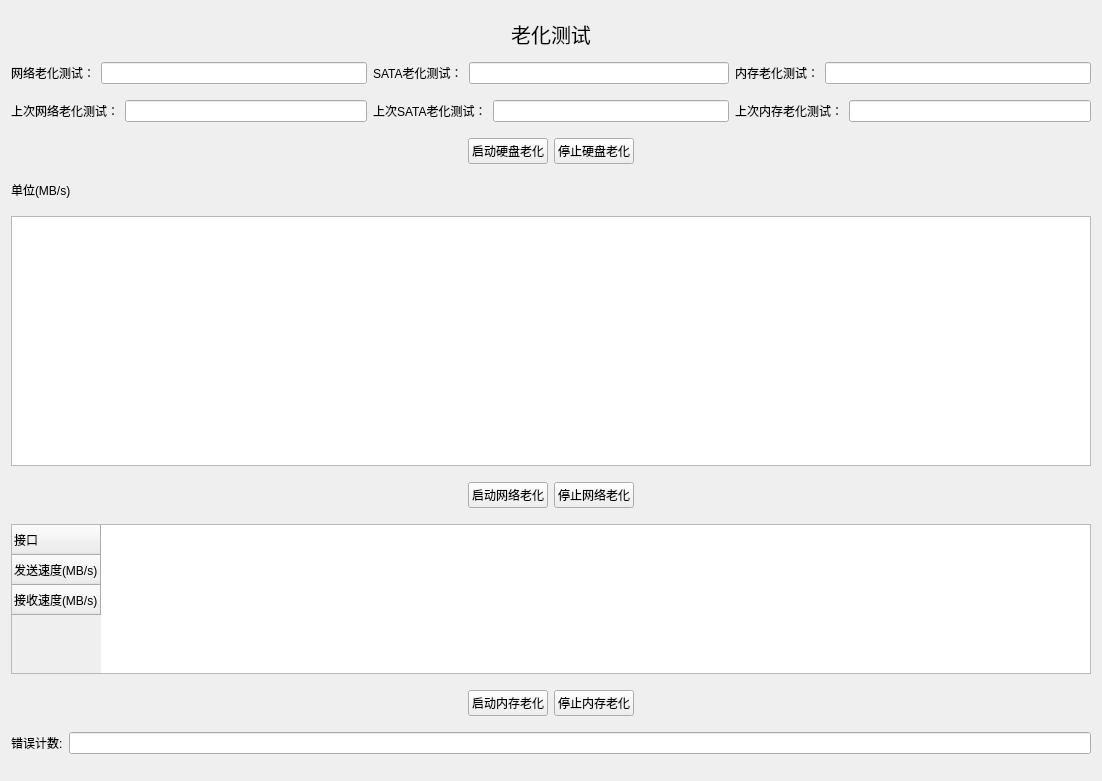
         <widget class="QWidget" name="scrollAreaWidgetContents_2">
          <property name="geometry">
           <rect>
            <x>0</x>
            <y>0</y>
            <width>1102</width>
            <height>781</height>
           </rect>
          </property>
          <layout class="QVBoxLayout" name="verticalLayout">
           <item>
            <layout class="QHBoxLayout" name="horizontalLayout_54">
             <property name="sizeConstraint">
              <enum>QLayout::SetMaximumSize</enum>
             </property>
             <item>
              <spacer name="horizontalSpacer_16">
               <property name="orientation">
                <enum>Qt::Horizontal</enum>
               </property>
               <property name="sizeHint" stdset="0">
                <size>
                 <width>40</width>
                 <height>20</height>
                </size>
               </property>
              </spacer>
             </item>
             <item>
              <widget class="QLabel" name="label_12">
               <property name="minimumSize">
                <size>
                 <width>0</width>
                 <height>25</height>
                </size>
               </property>
               <property name="maximumSize">
                <size>
                 <width>16777215</width>
                 <height>25</height>
                </size>
               </property>
               <property name="font">
                <font>
                 <pointsize>15</pointsize>
                </font>
               </property>
               <property name="text">
                <string>老化测试</string>
               </property>
               <property name="alignment">
                <set>Qt::AlignCenter</set>
               </property>
              </widget>
             </item>
             <item>
              <spacer name="horizontalSpacer_17">
               <property name="orientation">
                <enum>Qt::Horizontal</enum>
               </property>
               <property name="sizeHint" stdset="0">
                <size>
                 <width>40</width>
                 <height>20</height>
                </size>
               </property>
              </spacer>
             </item>
            </layout>
           </item>
           <item>
            <layout class="QHBoxLayout" name="horizontalLayout_60">
             <item>
              <layout class="QHBoxLayout" name="horizontalLayout_61">
               <item>
                <widget class="QLabel" name="label_23">
                 <property name="enabled">
                  <bool>true</bool>
                 </property>
                 <property name="text">
                  <string>网络老化测试：</string>
                 </property>
                </widget>
               </item>
               <item>
                <widget class="QLineEdit" name="lineEdit_9">
                 <property name="enabled">
                  <bool>true</bool>
                 </property>
                 <property name="readOnly">
                  <bool>true</bool>
                 </property>
                </widget>
               </item>
              </layout>
             </item>
             <item>
              <layout class="QHBoxLayout" name="horizontalLayout_62">
               <item>
                <widget class="QLabel" name="label_24">
                 <property name="text">
                  <string>SATA老化测试：</string>
                 </property>
                </widget>
               </item>
               <item>
                <widget class="QLineEdit" name="lineEdit_10">
                 <property name="enabled">
                  <bool>true</bool>
                 </property>
                 <property name="readOnly">
                  <bool>true</bool>
                 </property>
                </widget>
               </item>
              </layout>
             </item>
             <item>
              <layout class="QHBoxLayout" name="horizontalLayout_63">
               <item>
                <widget class="QLabel" name="label_25">
                 <property name="text">
                  <string>内存老化测试：</string>
                 </property>
                </widget>
               </item>
               <item>
                <widget class="QLineEdit" name="lineEdit_11">
                 <property name="enabled">
                  <bool>true</bool>
                 </property>
                 <property name="readOnly">
                  <bool>true</bool>
                 </property>
                </widget>
               </item>
              </layout>
             </item>
            </layout>
           </item>
           <item>
            <layout class="QHBoxLayout" name="horizontalLayout_64">
             <item>
              <layout class="QHBoxLayout" name="horizontalLayout_65">
               <item>
                <widget class="QLabel" name="label_27">
                 <property name="enabled">
                  <bool>true</bool>
                 </property>
                 <property name="text">
                  <string>上次网络老化测试：</string>
                 </property>
                </widget>
               </item>
               <item>
                <widget class="QLineEdit" name="lineEdit_13">
                 <property name="enabled">
                  <bool>true</bool>
                 </property>
                 <property name="readOnly">
                  <bool>true</bool>
                 </property>
                </widget>
               </item>
              </layout>
             </item>
             <item>
              <layout class="QHBoxLayout" name="horizontalLayout_66">
               <item>
                <widget class="QLabel" name="label_28">
                 <property name="text">
                  <string>上次SATA老化测试：</string>
                 </property>
                </widget>
               </item>
               <item>
                <widget class="QLineEdit" name="lineEdit_14">
                 <property name="enabled">
                  <bool>true</bool>
                 </property>
                 <property name="readOnly">
                  <bool>true</bool>
                 </property>
                </widget>
               </item>
              </layout>
             </item>
             <item>
              <layout class="QHBoxLayout" name="horizontalLayout_67">
               <item>
                <widget class="QLabel" name="label_29">
                 <property name="text">
                  <string>上次内存老化测试：</string>
                 </property>
                </widget>
               </item>
               <item>
                <widget class="QLineEdit" name="lineEdit_15">
                 <property name="enabled">
                  <bool>true</bool>
                 </property>
                 <property name="readOnly">
                  <bool>true</bool>
                 </property>
                </widget>
               </item>
              </layout>
             </item>
            </layout>
           </item>
           <item>
            <layout class="QHBoxLayout" name="horizontalLayout_55">
             <item>
              <spacer name="horizontalSpacer_18">
               <property name="orientation">
                <enum>Qt::Horizontal</enum>
               </property>
               <property name="sizeHint" stdset="0">
                <size>
                 <width>40</width>
                 <height>20</height>
                </size>
               </property>
              </spacer>
             </item>
             <item>
              <layout class="QHBoxLayout" name="horizontalLayout_18">
               <item>
                <widget class="QPushButton" name="pushButton_19">
                 <property name="text">
                  <string>启动硬盘老化</string>
                 </property>
                </widget>
               </item>
               <item>
                <widget class="QPushButton" name="pushButton_20">
                 <property name="text">
                  <string>停止硬盘老化</string>
                 </property>
                </widget>
               </item>
              </layout>
             </item>
             <item>
              <spacer name="horizontalSpacer_19">
               <property name="orientation">
                <enum>Qt::Horizontal</enum>
               </property>
               <property name="sizeHint" stdset="0">
                <size>
                 <width>40</width>
                 <height>20</height>
                </size>
               </property>
              </spacer>
             </item>
            </layout>
           </item>
           <item>
            <layout class="QHBoxLayout" name="horizontalLayout_58">
             <item>
              <widget class="QLabel" name="label_16">
               <property name="minimumSize">
                <size>
                 <width>0</width>
                 <height>20</height>
                </size>
               </property>
               <property name="maximumSize">
                <size>
                 <width>16777215</width>
                 <height>20</height>
                </size>
               </property>
               <property name="text">
                <string>单位(MB/s)</string>
               </property>
              </widget>
             </item>
             <item>
              <spacer name="horizontalSpacer_24">
               <property name="orientation">
                <enum>Qt::Horizontal</enum>
               </property>
               <property name="sizeHint" stdset="0">
                <size>
                 <width>40</width>
                 <height>20</height>
                </size>
               </property>
              </spacer>
             </item>
            </layout>
           </item>
           <item>
            <widget class="QTableWidget" name="tableWidget_3">
             <property name="minimumSize">
              <size>
               <width>0</width>
               <height>250</height>
              </size>
             </property>
             <property name="maximumSize">
              <size>
               <width>16777215</width>
               <height>250</height>
              </size>
             </property>
             <attribute name="horizontalHeaderVisible">
              <bool>false</bool>
             </attribute>
             <attribute name="verticalHeaderVisible">
              <bool>false</bool>
             </attribute>
            </widget>
           </item>
           <item>
            <layout class="QHBoxLayout" name="horizontalLayout_57">
             <item>
              <spacer name="horizontalSpacer_22">
               <property name="orientation">
                <enum>Qt::Horizontal</enum>
               </property>
               <property name="sizeHint" stdset="0">
                <size>
                 <width>40</width>
                 <height>20</height>
                </size>
               </property>
              </spacer>
             </item>
             <item>
              <layout class="QHBoxLayout" name="horizontalLayout_52">
               <item>
                <widget class="QPushButton" name="pushButton_33">
                 <property name="text">
                  <string>启动网络老化</string>
                 </property>
                </widget>
               </item>
               <item>
                <widget class="QPushButton" name="pushButton_34">
                 <property name="text">
                  <string>停止网络老化</string>
                 </property>
                </widget>
               </item>
              </layout>
             </item>
             <item>
              <spacer name="horizontalSpacer_23">
               <property name="orientation">
                <enum>Qt::Horizontal</enum>
               </property>
               <property name="sizeHint" stdset="0">
                <size>
                 <width>40</width>
                 <height>20</height>
                </size>
               </property>
              </spacer>
             </item>
            </layout>
           </item>
           <item>
            <widget class="QTableWidget" name="tableWidget_4">
             <property name="minimumSize">
              <size>
               <width>0</width>
               <height>150</height>
              </size>
             </property>
             <property name="maximumSize">
              <size>
               <width>16777215</width>
               <height>150</height>
              </size>
             </property>
             <row>
              <property name="text">
               <string>接口</string>
              </property>
             </row>
             <row>
              <property name="text">
               <string>发送速度(MB/s)</string>
              </property>
             </row>
             <row>
              <property name="text">
               <string>接收速度(MB/s)</string>
              </property>
             </row>
            </widget>
           </item>
           <item>
            <layout class="QHBoxLayout" name="horizontalLayout_56">
             <item>
              <spacer name="horizontalSpacer_20">
               <property name="orientation">
                <enum>Qt::Horizontal</enum>
               </property>
               <property name="sizeHint" stdset="0">
                <size>
                 <width>40</width>
                 <height>20</height>
                </size>
               </property>
              </spacer>
             </item>
             <item>
              <layout class="QHBoxLayout" name="horizontalLayout_53">
               <item>
                <widget class="QPushButton" name="pushButton_35">
                 <property name="text">
                  <string>启动内存老化</string>
                 </property>
                </widget>
               </item>
               <item>
                <widget class="QPushButton" name="pushButton_36">
                 <property name="text">
                  <string>停止内存老化</string>
                 </property>
                </widget>
               </item>
              </layout>
             </item>
             <item>
              <spacer name="horizontalSpacer_21">
               <property name="orientation">
                <enum>Qt::Horizontal</enum>
               </property>
               <property name="sizeHint" stdset="0">
                <size>
                 <width>40</width>
                 <height>20</height>
                </size>
               </property>
              </spacer>
             </item>
            </layout>
           </item>
           <item>
            <layout class="QHBoxLayout" name="horizontalLayout_59">
             <item>
              <widget class="QLabel" name="label_19">
               <property name="text">
                <string>错误计数:</string>
               </property>
              </widget>
             </item>
             <item>
              <widget class="QLineEdit" name="lineEdit_6">
               <property name="readOnly">
                <bool>true</bool>
               </property>
              </widget>
             </item>
            </layout>
           </item>
          </layout>
         </widget>
